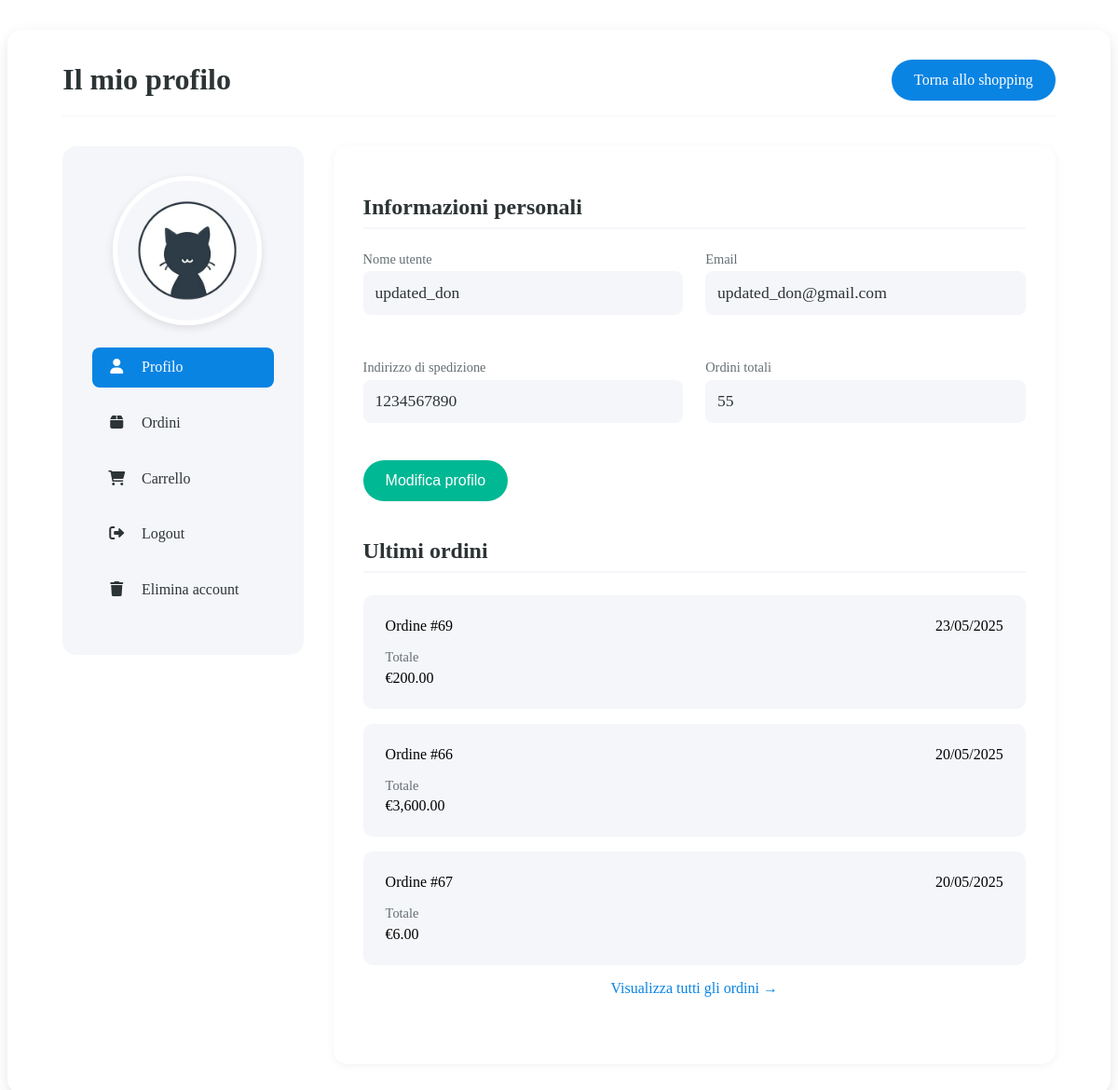
Page /qiu_phoneshop/main_page/front-end/profile.php?error=no_file (signed in) on the committed database.
### tables this page shows
CREATE TABLE `user` (
  `id` int(11) NOT NULL,
  `username` varchar(100) DEFAULT NULL,
  `password` varchar(100) DEFAULT NULL,
  `email` varchar(50) NOT NULL,
  `shipping_address` varchar(100) DEFAULT NULL,
  `registration_date` datetime NOT NULL DEFAULT current_timestamp(),
  `deleted_at` timestamp NULL DEFAULT NULL,
  `avatar_path` varchar(255) DEFAULT 'default_avatar.png'
);

CREATE TABLE `orders` (
  `id` int(11) NOT NULL,
  `user_id` int(11) NOT NULL,
  `product_id` int(11) NOT NULL,
  `order_date` datetime NOT NULL DEFAULT current_timestamp(),
  `quantity` int(11) NOT NULL DEFAULT 1,
  `total_price` decimal(10,2) NOT NULL,
  `shipping_address` varchar(100) NOT NULL
);

### qiu_phoneshop/main_page/front-end/profile.php (the view, shortened to what this page needs)
<?php
include '../back-end/db_conn.php';
?>
<!DOCTYPE html>
<html lang="it">
<head>
    <link rel="stylesheet" href="profile.css">
    <link rel="stylesheet" href="https://cdnjs.cloudflare.com/ajax/libs/font-awesome/6.0.0/css/all.min.css">
</head>
<body>
    <?php
    $username = $_SESSION['username'];
    $stmt = $conn->prepare("SELECT id, username, email, shipping_address, avatar_path FROM user WHERE username = ?");
    $stmt->bind_param("s", $username);
    $stmt->execute();
    $result = $stmt->get_result();
    $user = $result->fetch_assoc();
    $user_id = $user['id'];
    $avatarPath = !empty($user['avatar_path']) ? htmlspecialchars('../user_avatar/'. $user['avatar_path']) : '../user_avatar/default_avatar.png';
    $stmt = $conn->prepare("SELECT COUNT(*) as number_of_orders FROM orders WHERE user_id = ?");
    $stmt->bind_param("i", $user_id);
    $stmt->execute();
    $orders_result = $stmt->get_result();
    $orders_data = $orders_result->fetch_assoc();
    ?>
    <div class="profile-container">
        <div class="profile-header">
            <h1>Il mio profilo</h1>
            <a href="logged_index.php" class="back-to-shop">Torna allo shopping</a>
        </div>
        <div class="profile-content">
            <div class="profile-sidebar">
                <label for="avatarInput" class="avatar-upload">
                    <img src="<?php echo $avatarPath; ?>" class="profile-avatar">
                </label>
                <ul class="profile-nav">
                    <li><a href="#" class="active"><i class="fas fa-user"></i> Profilo</a></li>
                    <li><a href="orders.php"><i class="fas fa-box"></i> Ordini</a></li>
                    <li><a href="cart.php"><i class="fas fa-shopping-cart"></i> Carrello</a></li>
                    <li><a href="../../login_register_user/logout.php"><i class="fas fa-sign-out-alt"></i> Logout</a></li>
                    <li><a href="#" onclick="showDeleteModal(event)" class="delete"><i class="fas fa-trash"></i> Elimina account</a></li>
                </ul>
            </div>
            <div class="profile-main">
                <div class="profile-section">
                    <h2>Informazioni personali</h2>
                    <div class="info-grid">
                        <div class="info-item">
                            <span class="info-label">Nome utente</span>
                            <span class="info-value"><?php echo htmlspecialchars($user['username']); ?></span>
                        </div>
                        <div class="info-item">
                            <span class="info-label">Email</span>
                            <span class="info-value"><?php echo htmlspecialchars($user['email']); ?></span>
                        </div>
                        <div class="info-item">
                            <span class="info-label">Indirizzo di spedizione</span>
                            <span class="info-value">
                                <?php
                                echo !empty($user['shipping_address']) ? htmlspecialchars($user['shipping_address']) : "Nessun indirizzo registrato";
                                ?>
                            </span>
                        </div>
                        <div class="info-item">
                            <span class="info-label">Ordini totali</span>
                            <span class="info-value"><?php echo $orders_data['number_of_orders']; ?></span>
                        </div>
                    </div>
                    <button class="edit-btn" onclick="location.href='edit_profile.php'">Modifica profilo</button>
                </div>
                <div class="profile-section orders-summary">
                    <h2>Ultimi ordini</h2>
                    <?php
                    $stmt = $conn->prepare("SELECT id, order_date, total_price FROM orders WHERE user_id = ? ORDER BY order_date DESC LIMIT 3");
                    $stmt->bind_param("i", $user_id);
                    $stmt->execute();
                    $recent_orders = $stmt->get_result();
                    if ($recent_orders->num_rows > 0) {
                        while ($order = $recent_orders->fetch_assoc()) {
                            echo '<div class="order-card">';
                            echo '<div class="order-header">';
                            echo '<span>Ordine #' . $order['id'] . '</span>';
                            echo '<span class="order-date">' . date('d/m/Y', strtotime($order['order_date'])) . '</span>';
                            echo '</div>';
                            echo '<div class="order-details">';
                            echo '<div><span class="info-label">Totale</span><span>€' . number_format($order['total_price'], 2) . '</span></div>';
                            echo '</div>';
                            echo '</div>';
                        }
                    } else {
                        echo '<p>Nessun ordine effettuato</p>';
                    }
                    ?>
                    <?php if ($orders_data['number_of_orders'] > 3) : ?>
                        <div style="text-align: center; margin-top: 1rem;">
                            <a href="orders.php" style="color: var(--secondary-color); text-decoration: none;">Visualizza tutti gli ordini →</a>
                        </div>
                    <?php endif; ?>
                </div>
            </div>
        </div>
    </div>
</body>
</html>

### qiu_phoneshop/main_page/front-end/profile.css (style rules this page uses)
:root { --primary-color: #2d3436; --secondary-color: #0984e3; --accent-color: #00b894; --light-gray: #f5f6fa; --dark-gray: #636e72; }
.profile-container { max-width: 1200px; margin: 2rem auto; padding: 2rem 5%; background: white; border-radius: 15px; box-shadow: 0 5px 15px rgba(0, 0, 0, 0.1); }
.profile-header { display: flex; justify-content: space-between; align-items: center; margin-bottom: 2rem; padding-bottom: 1rem; border-bottom: 1px solid var(--light-gray); }
.profile-header h1 { color: var(--primary-color); font-size: 2rem; margin: 0; }
.back-to-shop { background: var(--secondary-color); color: white; padding: 0.8rem 1.5rem; border: none; border-radius: 30px; font-size: 1rem; text-decoration: none; transition: all 0.3s ease; }
.profile-content { display: grid; grid-template-columns: 1fr 3fr; gap: 2rem; }
.profile-sidebar { background: var(--light-gray); padding: 2rem; border-radius: 15px; height: fit-content; }
.profile-avatar { width: 150px; height: 150px; border-radius: 50%; object-fit: cover; margin: 0 auto 1.5rem; display: block; border: 5px solid white; box-shadow: 0 3px 10px rgba(0, 0, 0, 0.1); }
.profile-nav { list-style: none; margin: 0; padding: 0; }
.profile-nav li { margin-bottom: 1rem; }
.profile-nav a { display: block; padding: 0.8rem 1rem; color: var(--primary-color); text-decoration: none; border-radius: 8px; transition: all 0.3s ease; }
.profile-nav a:hover, .profile-nav a.active { background: var(--secondary-color); color: white; }
.profile-nav i { margin-right: 0.8rem; width: 20px; text-align: center; }
.profile-main { background: white; padding: 2rem; border-radius: 15px; box-shadow: 0 2px 10px rgba(0, 0, 0, 0.05); }
.profile-section { margin-bottom: 2.5rem; }
.profile-section h2 { color: var(--primary-color); margin-bottom: 1.5rem; padding-bottom: 0.5rem; border-bottom: 2px solid var(--light-gray); }
.info-grid { display: grid; grid-template-columns: repeat(2, 1fr); gap: 1.5rem; }
.info-item { margin-bottom: 1.5rem; }
.info-label { display: block; font-size: 0.9rem; color: var(--dark-gray); margin-bottom: 0.3rem; }
.info-value { display: block; font-size: 1.1rem; color: var(--primary-color); font-weight: 500; padding: 0.8rem; background: var(--light-gray); border-radius: 8px; }
.edit-btn { background: var(--accent-color); color: white; border: none; padding: 0.8rem 1.5rem; border-radius: 30px; font-size: 1rem; cursor: pointer; transition: all 0.3s ease; margin-top: 1rem; }
.order-card { background: var(--light-gray); padding: 1.5rem; border-radius: 10px; margin-bottom: 1rem; transition: all 0.3s ease; }
.order-header { display: flex; justify-content: space-between; margin-bottom: 1rem; font-weight: 500; }
.order-details { display: grid; grid-template-columns: repeat(auto-fill, minmax(200px, 1fr)); gap: 1rem; }
.avatar-upload { position: relative; cursor: pointer; display: block; width: 150px; margin: 0 auto 1.5rem; }
.profile-avatar { width: 150px; height: 150px; border-radius: 50%; object-fit: cover; display: block; border: 5px solid white; box-shadow: 0 3px 10px rgba(0, 0, 0, 0.1); transition: all 0.3s ease; margin: 0; }

### rows in the picture
user: avatar_path (placeholder picture), username "updated_don", email "updated_don@gmail.com", shipping_address "1234567890"
orders: id "69", order_date "23/05/2025", total_price "200.00"
orders: id "66", order_date "20/05/2025", total_price "3,600.00"
orders: id "67", order_date "20/05/2025", total_price "6.00"

### other values in the picture
$orders_data['number_of_orders'] "55"
